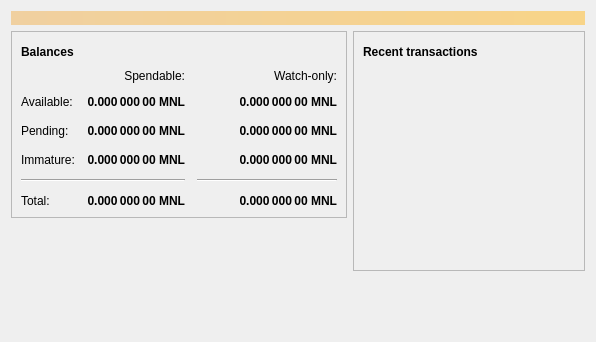
<?xml version="1.0" encoding="UTF-8"?>
<ui version="4.0">
 <class>OverviewPage</class>
 <widget class="QWidget" name="OverviewPage">
  <property name="geometry">
   <rect>
    <x>0</x>
    <y>0</y>
    <width>596</width>
    <height>342</height>
   </rect>
  </property>
  <property name="windowTitle">
   <string>Form</string>
  </property>
  <layout class="QVBoxLayout" name="topLayout">
   <item>
    <widget class="QLabel" name="labelAlerts">
     <property name="visible">
      <bool>false</bool>
     </property>
     <property name="styleSheet">
      <string notr="true">QLabel { background-color: qlineargradient(x1: 0, y1: 0, x2: 1, y2: 0, stop:0 #F0D0A0, stop:1 #F8D488); color:#000000; }</string>
     </property>
     <property name="wordWrap">
      <bool>true</bool>
     </property>
     <property name="margin">
      <number>3</number>
     </property>
     <property name="textInteractionFlags">
      <set>Qt::TextSelectableByMouse</set>
     </property>
    </widget>
   </item>
   <item>
    <layout class="QHBoxLayout" name="horizontalLayout" stretch="1,1">
     <item>
      <layout class="QVBoxLayout" name="verticalLayout_2">
       <item>
        <widget class="QFrame" name="frame">
         <property name="frameShape">
          <enum>QFrame::StyledPanel</enum>
         </property>
         <property name="frameShadow">
          <enum>QFrame::Raised</enum>
         </property>
         <layout class="QVBoxLayout" name="verticalLayout_4">
          <item>
           <layout class="QHBoxLayout" name="horizontalLayout_4">
            <item>
             <widget class="QLabel" name="label_5">
              <property name="font">
               <font>
                <weight>75</weight>
                <bold>true</bold>
               </font>
              </property>
              <property name="text">
               <string>Balances</string>
              </property>
             </widget>
            </item>
            <item>
             <widget class="QPushButton" name="labelWalletStatus">
              <property name="enabled">
               <bool>true</bool>
              </property>
              <property name="maximumSize">
               <size>
                <width>30</width>
                <height>16777215</height>
               </size>
              </property>
              <property name="toolTip">
               <string>The displayed information may be out of date. Your wallet automatically synchronizes with the Monalisa network after a connection is established, but this process has not completed yet.</string>
              </property>
              <property name="text">
               <string/>
              </property>
              <property name="icon">
               <iconset resource="../bitcoin.qrc">
                <normaloff>:/icons/warning</normaloff>
                <disabledoff>:/icons/warning</disabledoff>:/icons/warning</iconset>
              </property>
              <property name="iconSize">
               <size>
                <width>24</width>
                <height>24</height>
               </size>
              </property>
              <property name="flat">
               <bool>true</bool>
              </property>
             </widget>
            </item>
            <item>
             <spacer name="horizontalSpacer_3">
              <property name="orientation">
               <enum>Qt::Horizontal</enum>
              </property>
              <property name="sizeHint" stdset="0">
               <size>
                <width>40</width>
                <height>20</height>
               </size>
              </property>
             </spacer>
            </item>
           </layout>
          </item>
          <item>
           <layout class="QGridLayout" name="gridLayout">
            <property name="spacing">
             <number>12</number>
            </property>
            <item row="2" column="2">
             <widget class="QLabel" name="labelWatchPending">
              <property name="font">
               <font>
                <weight>75</weight>
                <bold>true</bold>
               </font>
              </property>
              <property name="cursor">
               <cursorShape>IBeamCursor</cursorShape>
              </property>
              <property name="toolTip">
               <string>Unconfirmed transactions to watch-only addresses</string>
              </property>
              <property name="text">
               <string notr="true">0.000 000 00 MNL</string>
              </property>
              <property name="alignment">
               <set>Qt::AlignRight|Qt::AlignTrailing|Qt::AlignVCenter</set>
              </property>
              <property name="textInteractionFlags">
               <set>Qt::LinksAccessibleByMouse|Qt::TextSelectableByKeyboard|Qt::TextSelectableByMouse</set>
              </property>
             </widget>
            </item>
            <item row="2" column="1">
             <widget class="QLabel" name="labelUnconfirmed">
              <property name="font">
               <font>
                <weight>75</weight>
                <bold>true</bold>
               </font>
              </property>
              <property name="cursor">
               <cursorShape>IBeamCursor</cursorShape>
              </property>
              <property name="toolTip">
               <string>Total of transactions that have yet to be confirmed, and do not yet count toward the spendable balance</string>
              </property>
              <property name="text">
               <string notr="true">0.000 000 00 MNL</string>
              </property>
              <property name="alignment">
               <set>Qt::AlignRight|Qt::AlignTrailing|Qt::AlignVCenter</set>
              </property>
              <property name="textInteractionFlags">
               <set>Qt::LinksAccessibleByMouse|Qt::TextSelectableByKeyboard|Qt::TextSelectableByMouse</set>
              </property>
             </widget>
            </item>
            <item row="3" column="2">
             <widget class="QLabel" name="labelWatchImmature">
              <property name="font">
               <font>
                <weight>75</weight>
                <bold>true</bold>
               </font>
              </property>
              <property name="cursor">
               <cursorShape>IBeamCursor</cursorShape>
              </property>
              <property name="toolTip">
               <string>Mined balance in watch-only addresses that has not yet matured</string>
              </property>
              <property name="text">
               <string notr="true">0.000 000 00 MNL</string>
              </property>
              <property name="alignment">
               <set>Qt::AlignRight|Qt::AlignTrailing|Qt::AlignVCenter</set>
              </property>
              <property name="textInteractionFlags">
               <set>Qt::LinksAccessibleByMouse|Qt::TextSelectableByKeyboard|Qt::TextSelectableByMouse</set>
              </property>
             </widget>
            </item>
            <item row="4" column="0" colspan="2">
             <widget class="Line" name="line">
              <property name="orientation">
               <enum>Qt::Horizontal</enum>
              </property>
             </widget>
            </item>
            <item row="4" column="2">
             <widget class="Line" name="lineWatchBalance">
              <property name="sizePolicy">
               <sizepolicy hsizetype="Preferred" vsizetype="Fixed">
                <horstretch>0</horstretch>
                <verstretch>0</verstretch>
               </sizepolicy>
              </property>
              <property name="minimumSize">
               <size>
                <width>140</width>
                <height>0</height>
               </size>
              </property>
              <property name="orientation">
               <enum>Qt::Horizontal</enum>
              </property>
             </widget>
            </item>
            <item row="5" column="0">
             <widget class="QLabel" name="labelTotalText">
              <property name="text">
               <string>Total:</string>
              </property>
             </widget>
            </item>
            <item row="3" column="1">
             <widget class="QLabel" name="labelImmature">
              <property name="font">
               <font>
                <weight>75</weight>
                <bold>true</bold>
               </font>
              </property>
              <property name="cursor">
               <cursorShape>IBeamCursor</cursorShape>
              </property>
              <property name="toolTip">
               <string>Mined balance that has not yet matured</string>
              </property>
              <property name="text">
               <string notr="true">0.000 000 00 MNL</string>
              </property>
              <property name="alignment">
               <set>Qt::AlignRight|Qt::AlignTrailing|Qt::AlignVCenter</set>
              </property>
              <property name="textInteractionFlags">
               <set>Qt::LinksAccessibleByMouse|Qt::TextSelectableByKeyboard|Qt::TextSelectableByMouse</set>
              </property>
             </widget>
            </item>
            <item row="2" column="3">
             <spacer name="horizontalSpacer_2">
              <property name="orientation">
               <enum>Qt::Horizontal</enum>
              </property>
              <property name="sizeHint" stdset="0">
               <size>
                <width>40</width>
                <height>20</height>
               </size>
              </property>
             </spacer>
            </item>
            <item row="3" column="0">
             <widget class="QLabel" name="labelImmatureText">
              <property name="text">
               <string>Immature:</string>
              </property>
             </widget>
            </item>
            <item row="5" column="1">
             <widget class="QLabel" name="labelTotal">
              <property name="font">
               <font>
                <weight>75</weight>
                <bold>true</bold>
               </font>
              </property>
              <property name="cursor">
               <cursorShape>IBeamCursor</cursorShape>
              </property>
              <property name="toolTip">
               <string>Your current total balance</string>
              </property>
              <property name="text">
               <string notr="true">0.000 000 00 MNL</string>
              </property>
              <property name="alignment">
               <set>Qt::AlignRight|Qt::AlignTrailing|Qt::AlignVCenter</set>
              </property>
              <property name="textInteractionFlags">
               <set>Qt::LinksAccessibleByMouse|Qt::TextSelectableByKeyboard|Qt::TextSelectableByMouse</set>
              </property>
             </widget>
            </item>
            <item row="5" column="2">
             <widget class="QLabel" name="labelWatchTotal">
              <property name="font">
               <font>
                <weight>75</weight>
                <bold>true</bold>
               </font>
              </property>
              <property name="cursor">
               <cursorShape>IBeamCursor</cursorShape>
              </property>
              <property name="toolTip">
               <string>Current total balance in watch-only addresses</string>
              </property>
              <property name="text">
               <string notr="true">0.000 000 00 MNL</string>
              </property>
              <property name="alignment">
               <set>Qt::AlignRight|Qt::AlignTrailing|Qt::AlignVCenter</set>
              </property>
              <property name="textInteractionFlags">
               <set>Qt::LinksAccessibleByMouse|Qt::TextSelectableByKeyboard|Qt::TextSelectableByMouse</set>
              </property>
             </widget>
            </item>
            <item row="0" column="2">
             <widget class="QLabel" name="labelWatchonly">
              <property name="text">
               <string>Watch-only:</string>
              </property>
              <property name="alignment">
               <set>Qt::AlignRight|Qt::AlignTrailing|Qt::AlignVCenter</set>
              </property>
             </widget>
            </item>
            <item row="1" column="0">
             <widget class="QLabel" name="labelBalanceText">
              <property name="text">
               <string>Available:</string>
              </property>
             </widget>
            </item>
            <item row="1" column="1">
             <widget class="QLabel" name="labelBalance">
              <property name="font">
               <font>
                <weight>75</weight>
                <bold>true</bold>
               </font>
              </property>
              <property name="cursor">
               <cursorShape>IBeamCursor</cursorShape>
              </property>
              <property name="toolTip">
               <string>Your current spendable balance</string>
              </property>
              <property name="text">
               <string notr="true">0.000 000 00 MNL</string>
              </property>
              <property name="alignment">
               <set>Qt::AlignRight|Qt::AlignTrailing|Qt::AlignVCenter</set>
              </property>
              <property name="textInteractionFlags">
               <set>Qt::LinksAccessibleByMouse|Qt::TextSelectableByKeyboard|Qt::TextSelectableByMouse</set>
              </property>
             </widget>
            </item>
            <item row="1" column="2">
             <widget class="QLabel" name="labelWatchAvailable">
              <property name="font">
               <font>
                <weight>75</weight>
                <bold>true</bold>
               </font>
              </property>
              <property name="cursor">
               <cursorShape>IBeamCursor</cursorShape>
              </property>
              <property name="toolTip">
               <string>Your current balance in watch-only addresses</string>
              </property>
              <property name="text">
               <string notr="true">0.000 000 00 MNL</string>
              </property>
              <property name="alignment">
               <set>Qt::AlignRight|Qt::AlignTrailing|Qt::AlignVCenter</set>
              </property>
              <property name="textInteractionFlags">
               <set>Qt::LinksAccessibleByMouse|Qt::TextSelectableByKeyboard|Qt::TextSelectableByMouse</set>
              </property>
             </widget>
            </item>
            <item row="2" column="0">
             <widget class="QLabel" name="labelPendingText">
              <property name="text">
               <string>Pending:</string>
              </property>
             </widget>
            </item>
            <item row="0" column="1">
             <widget class="QLabel" name="labelSpendable">
              <property name="text">
               <string>Spendable:</string>
              </property>
              <property name="alignment">
               <set>Qt::AlignRight|Qt::AlignTrailing|Qt::AlignVCenter</set>
              </property>
             </widget>
            </item>
           </layout>
          </item>
         </layout>
        </widget>
       </item>
       <item>
        <spacer name="verticalSpacer">
         <property name="orientation">
          <enum>Qt::Vertical</enum>
         </property>
         <property name="sizeHint" stdset="0">
          <size>
           <width>20</width>
           <height>40</height>
          </size>
         </property>
        </spacer>
       </item>
      </layout>
     </item>
     <item>
      <layout class="QVBoxLayout" name="verticalLayout_3">
       <item>
        <widget class="QFrame" name="frame_2">
         <property name="frameShape">
          <enum>QFrame::StyledPanel</enum>
         </property>
         <property name="frameShadow">
          <enum>QFrame::Raised</enum>
         </property>
         <layout class="QVBoxLayout" name="verticalLayout">
          <item>
           <layout class="QHBoxLayout" name="horizontalLayout_2">
            <item>
             <widget class="QLabel" name="label_4">
              <property name="font">
               <font>
                <weight>75</weight>
                <bold>true</bold>
               </font>
              </property>
              <property name="text">
               <string>Recent transactions</string>
              </property>
             </widget>
            </item>
            <item>
             <widget class="QPushButton" name="labelTransactionsStatus">
              <property name="enabled">
               <bool>true</bool>
              </property>
              <property name="maximumSize">
               <size>
                <width>30</width>
                <height>16777215</height>
               </size>
              </property>
              <property name="toolTip">
               <string>The displayed information may be out of date. Your wallet automatically synchronizes with the Monalisa network after a connection is established, but this process has not completed yet.</string>
              </property>
              <property name="text">
               <string/>
              </property>
              <property name="icon">
               <iconset resource="../bitcoin.qrc">
                <normaloff>:/icons/warning</normaloff>
                <disabledoff>:/icons/warning</disabledoff>:/icons/warning</iconset>
              </property>
              <property name="iconSize">
               <size>
                <width>24</width>
                <height>24</height>
               </size>
              </property>
              <property name="flat">
               <bool>true</bool>
              </property>
             </widget>
            </item>
            <item>
             <spacer name="horizontalSpacer">
              <property name="orientation">
               <enum>Qt::Horizontal</enum>
              </property>
              <property name="sizeHint" stdset="0">
               <size>
                <width>40</width>
                <height>20</height>
               </size>
              </property>
             </spacer>
            </item>
           </layout>
          </item>
          <item>
           <widget class="QListView" name="listTransactions">
            <property name="styleSheet">
             <string notr="true">QListView { background: transparent; }</string>
            </property>
            <property name="frameShape">
             <enum>QFrame::NoFrame</enum>
            </property>
            <property name="verticalScrollBarPolicy">
             <enum>Qt::ScrollBarAlwaysOff</enum>
            </property>
            <property name="horizontalScrollBarPolicy">
             <enum>Qt::ScrollBarAlwaysOff</enum>
            </property>
            <property name="selectionMode">
             <enum>QAbstractItemView::NoSelection</enum>
            </property>
           </widget>
          </item>
         </layout>
        </widget>
       </item>
       <item>
        <spacer name="verticalSpacer_2">
         <property name="orientation">
          <enum>Qt::Vertical</enum>
         </property>
         <property name="sizeHint" stdset="0">
          <size>
           <width>20</width>
           <height>40</height>
          </size>
         </property>
        </spacer>
       </item>
      </layout>
     </item>
    </layout>
   </item>
  </layout>
 </widget>
 <resources/>
 <connections/>
</ui>
